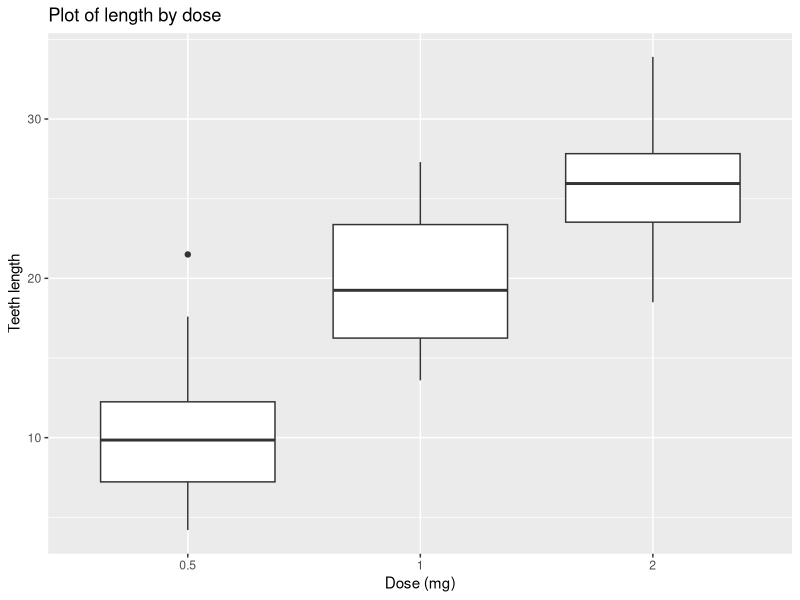
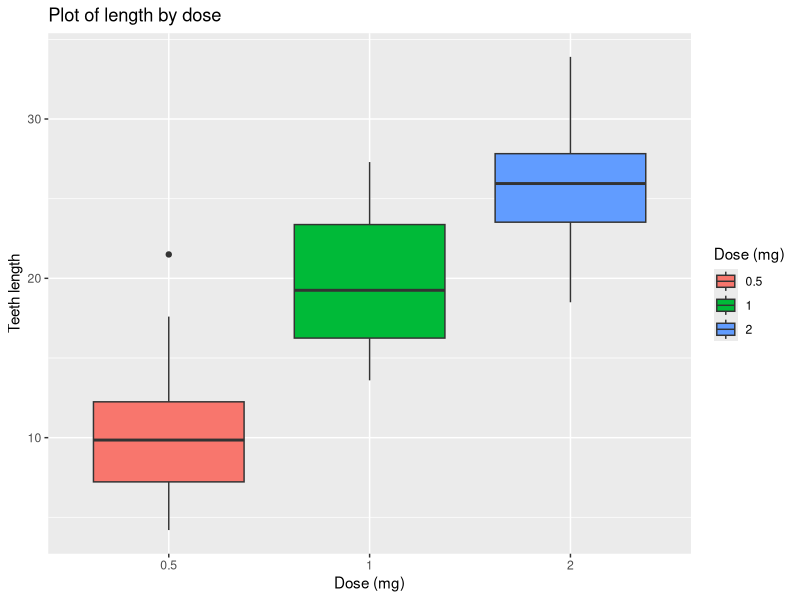
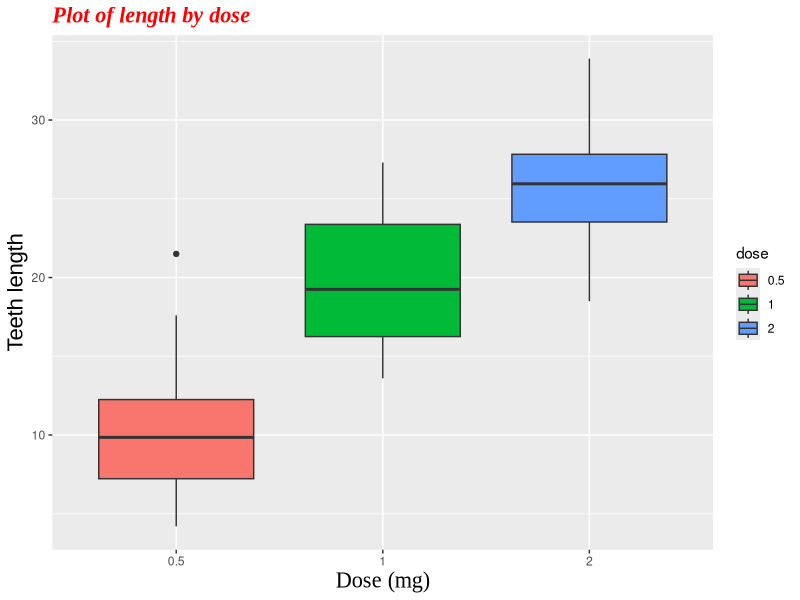
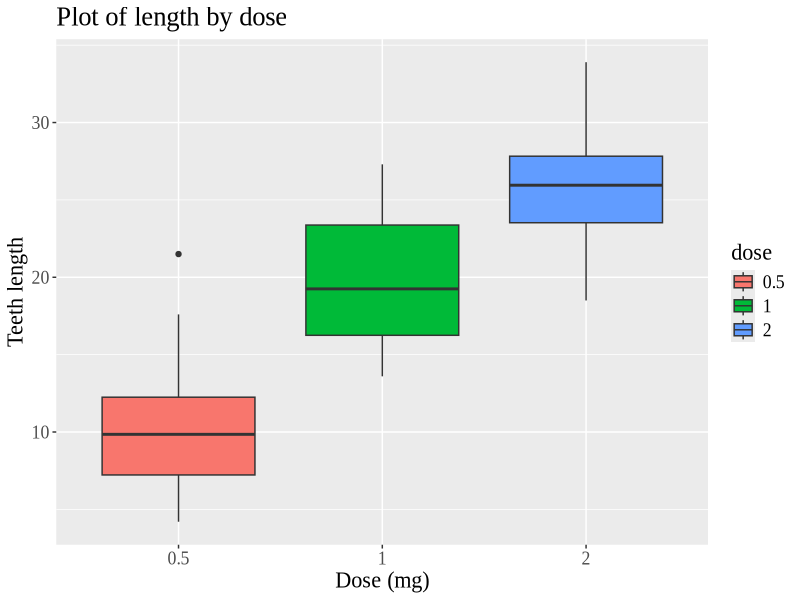
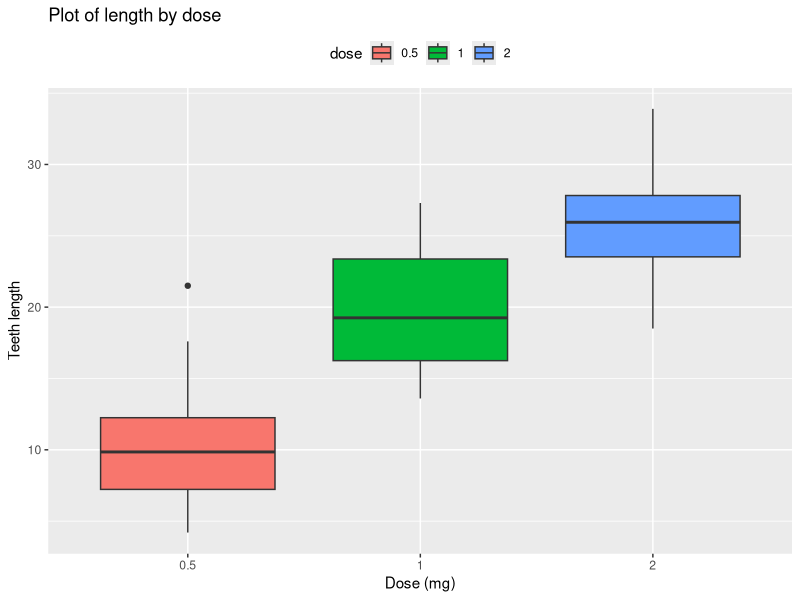
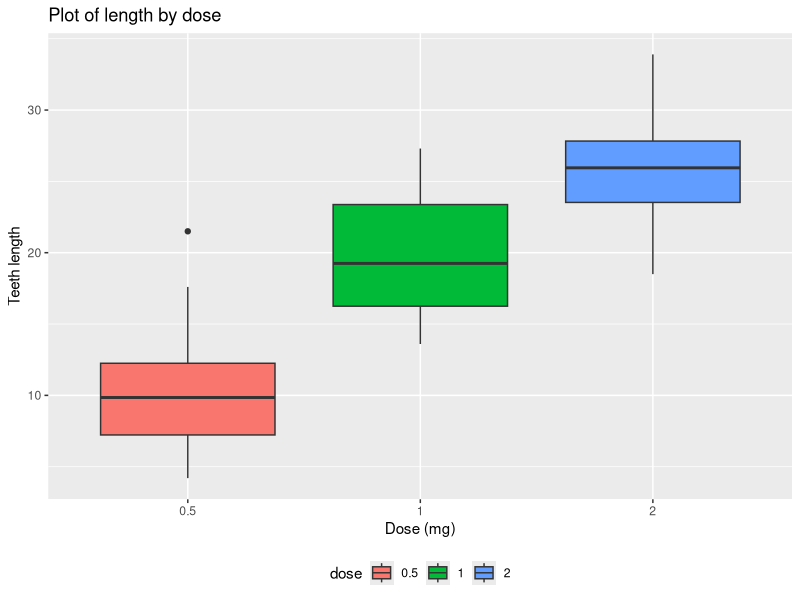
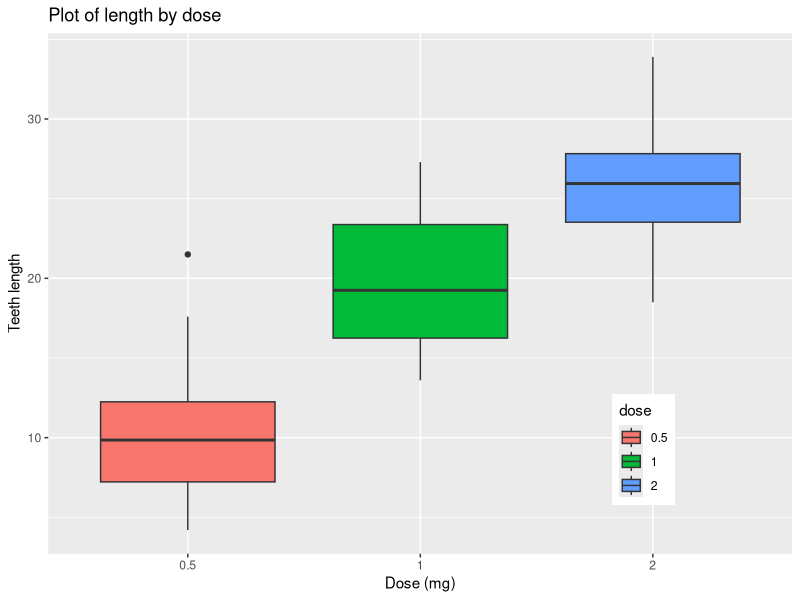
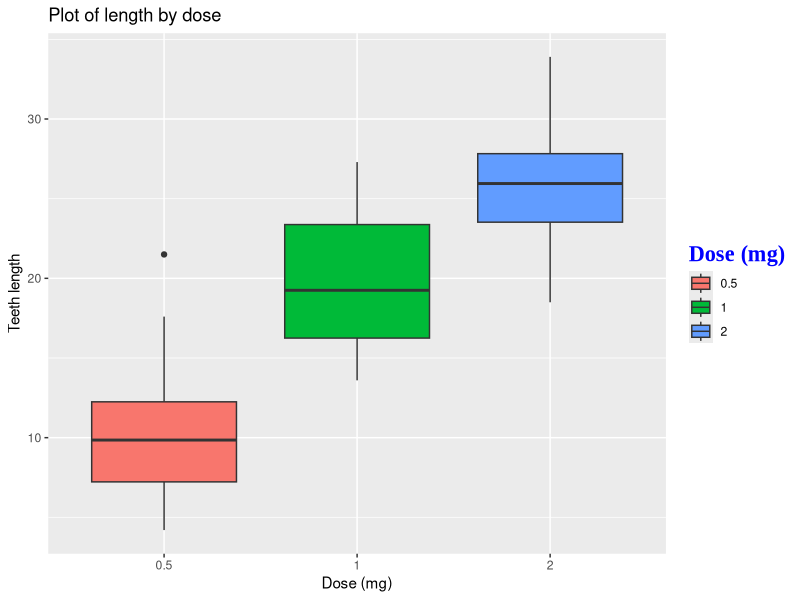

These charts were generated, in order, by the following R code: (Note: this script raises an error after producing the figures.)
## ---- chunk 1
# Main and axis title
library(ggplot2)
ToothGrowth$dose <- as.factor(ToothGrowth$dose)

p<-ggplot(ToothGrowth, aes(x=dose, y=len)) + geom_boxplot()+ ggtitle("Plot of length by dose") + xlab("Dose (mg)") + ylab("Teeth length")

p
## ---- chunk 2
# Change text of legend
p<-ggplot(ToothGrowth, aes(x=dose, y=len, fill=dose)) + geom_boxplot()+ ggtitle("Plot of length by dose") + xlab("Dose (mg)") + ylab("Teeth length") 

p+labs(fill = "Dose (mg)")

## ---- chunk 3
p + theme(plot.title = element_text(family="Times New Roman", face="bold.italic",color="red",size=16), axis.title.x = element_text(family="Times New Roman",size=16), axis.title.y = element_text(family="Arial",size=16))
## ---- chunk 4
# Change text properties for entire plot
p+theme(text=element_text(size=16,  family="Times New Roman"))
## ---- chunk 5
# Change legend position
p + theme(legend.position="top")
## ---- chunk 6
p + theme(legend.position="bottom")
## ---- chunk 7
p + theme(legend.position = c(0.8, 0.2))
## ---- chunk 8
# Chnage legend title
p + theme(legend.title = element_text(family="Times New Roman",colour="blue", size=16, face="bold"))+labs(fill = "Dose (mg)")
## ---- chunk 9
# Change legend text
p + theme(legend.text = element_text(family="Times New Roman",colour="blue", size=16, face="bold"))+labs(fill = "Dose (mg)")
## ---- chunk 10
# Change background color of legend
p + theme(legend.background = element_rect(fill="lightblue", size=0.5,linetype="solid"))
## ---- chunk 11
# Remove only the legend title
p + theme(legend.title = element_blank())
## ---- chunk 12
# Remove the plot legend
p + theme(legend.position='none')
## ---- chunk 13
p <- ggplot(data = mtcars, 
    aes(x=mpg, y=wt, color=cyl, size=qsec, shape=factor(gear)))+
    geom_point()

p
## ---- chunk 14
# Select which dimension to show using legend
p+guides(color = FALSE, size = FALSE)
## ---- chunk 15
ToothGrowth$dose <- as.factor(ToothGrowth$dose)
mtcars$cyl <- as.factor(mtcars$cyl)
## ---- chunk 16
# box plot
ggplot(ToothGrowth, aes(x=dose, y=len)) +
  geom_boxplot( color="blueviolet")

# Use color names from R
## ---- chunk 17
# box plot
ggplot(ToothGrowth, aes(x=dose, y=len)) +
  geom_boxplot(fill="burlywood", color="darkred")
## ---- chunk 18
# box plot
ggplot(ToothGrowth, aes(x=dose, y=len)) +
  geom_boxplot(fill="#dbee40", color="#1d1916")

# Use Hexcolor scheme
## ---- chunk 19
# scatter plot
ggplot(mtcars, aes(x=wt, y=mpg)) + 
  geom_point(color='#3b5998')

## ---- chunk 20
# Box plot
bp<-ggplot(ToothGrowth, aes(x=dose, y=len, fill=dose)) +
  geom_boxplot()
bp
## ---- chunk 21
# Fill group colors manually
bp+ scale_fill_manual(values=c("#999999", "#E69F00", "#56B4E9"))
## ---- chunk 22
sp<-ggplot(mtcars, aes(x=wt, y=mpg, color=factor(cyl)))+geom_point() 

sp + scale_color_manual(values=c("#999999", "#E69F00", "#56B4E9"))

## ---- chunk 23
# Using palette colors from brewer package
library(RColorBrewer)
# Box plot
bp + scale_fill_brewer(palette="Dark2")
## ---- chunk 24
# Using grey scale
# Box plot
bp + scale_fill_grey() 
## ---- chunk 25
# Scatter plot
sp + scale_color_grey() 
## ---- chunk 26
# Using continuous colors
sp2<-ggplot(mtcars, aes(x=wt, y=mpg, color=qsec)) + geom_point()
sp2
## ---- chunk 27
# Sequential color scheme
sp2+scale_color_gradient(low="blue", high="red")
## ---- chunk 28
# Diverging color scheme
mid<-mean(mtcars$qsec)
sp2+scale_color_gradient2(midpoint=mid, low="blue", mid="white",
                     high="red", space ="Lab" )
## ---- chunk 29
# Gradient between n colors
sp3<-ggplot(mtcars, aes(x=wt, y=mpg, color=mpg)) + geom_point()
sp3+scale_color_gradientn(colours = rainbow(5))
## ---- chunk 30
# Providing palette colors to continuous variable
sp3<-ggplot(mtcars, aes(x=wt, y=mpg, color=mpg)) + geom_point()

sp3+ scale_color_brewer(palette="Dark2")
## ---- chunk 31
ToothGrowth$dose <- as.factor(ToothGrowth$dose)
p <- ggplot(ToothGrowth, aes(x=dose, y=len)) + geom_boxplot()
p
## ---- chunk 32
p + theme_gray()
## ---- chunk 33
p + theme_bw()
## ---- chunk 34
p + theme_light()
## ---- chunk 35
p + theme_minimal()
## ---- chunk 36
p + theme_classic()
## ---- chunk 37
p + theme_void()
## ---- chunk 38
p + theme_dark()
## ---- chunk 39
ggplot(ToothGrowth, aes(x=dose, y=len, fill=supp)) +
  geom_boxplot()+scale_fill_manual(values=c("#fe5970", "#c2fe59"))+theme_dark()
## ---- chunk 40
# Custom background colors
# Change the colors of plot panel background to lightblue
# and the color of grid lines to white
p + theme(
  panel.background = element_rect(fill = "lightblue",
                                colour = "lightblue",
                                size = 0.5, linetype = "solid"),
  panel.border = element_rect(colour = "black", fill=NA, size=5),
  
  panel.grid.major = element_line(size = 0.5, linetype = 'solid',
                                colour = "white"), 
  panel.grid.minor = element_line(size = 0.25, linetype = 'solid',
                                colour = "white")
  
  )
## ---- chunk 41
# Remove panel borders and grid lines
p + theme(panel.border = element_blank(),
          panel.grid.major = element_blank(),
          panel.grid.minor = element_blank())
## ---- chunk 42
# Hide panel borders and grid lines
# But change axis line
p + theme(panel.border = element_blank(),
          panel.grid.major = element_blank(),
          panel.grid.minor = element_blank(),
          axis.line = element_line(size = 0.5, linetype = "solid",
                                   colour = "black"))
## ---- chunk 43
# scatter plot
p <- ggplot(ToothGrowth, aes(x=dose, y=len)) + geom_boxplot()
p
## ---- chunk 44
# Change the appearance and the orientation angle
# of axis tick labels
p + theme(axis.text.x = element_text(face="bold", color="#993333", 
                           size=14, angle=45),
          axis.text.y = element_text(face="bold", color="#993333", 
                           size=14, angle=45))
## ---- chunk 45
# Hide x an y axis tick mark labels
p + theme(
  axis.text.x = element_blank(),
  axis.text.y = element_blank())
## ---- chunk 46
# Remove axis ticks and tick mark labels
p + theme(
  axis.text.x = element_blank(),
  axis.text.y = element_blank(),
  axis.ticks = element_blank())
## ---- chunk 47
# Change the line type and color of axis lines
p + theme( axis.line = element_line(colour = "darkblue", 
                      size = 1, linetype = "solid"))
## ---- chunk 48
# Change the order of items
# Change the x axis name
p + scale_x_discrete(name ="Dose (mg)", 
                    limits=c("2","1","0.5"))
## ---- chunk 49
# Change ticks name
p + scale_x_discrete(breaks=c("0.5","1","2"),
        labels=c("Dose 0.5", "Dose 1", "Dose 2"))
## ---- chunk 50
# Choose which items to display
p + scale_x_discrete(limits=c("0.5", "2"))
## ---- chunk 51
# Changing axis with continuous variables
sp<-ggplot(cars, aes(x = speed, y = dist)) + geom_point()
sp
## ---- chunk 52
# Change x and y axis labels, and limits
sp + scale_x_continuous(name="Speed of cars", limits=c(0, 30)) +
  scale_y_continuous(name="Stopping distance", limits=c(0, 150))
## ---- chunk 53
# Set tick marks on y axis
# a tick mark is shown on every 5
p + scale_y_continuous(breaks=seq(0,40,5))
## ---- chunk 54
# Tick marks can be spaced randomly
p + scale_y_continuous(breaks=c(5,7.5, 20, 25))
## ---- chunk 55
# Remove tick mark labels and gridlines
p + scale_y_continuous(breaks=NULL)
## ---- chunk 56
p <- ggplot(mpg, aes(displ, cty)) + geom_point()

# Use vars() to supply variables from the dataset:
p + facet_grid(rows = vars(drv))
## ---- chunk 57
p <- ggplot(mpg, aes(displ, cty)) + geom_point()

# Use vars() to supply variables from the dataset:
p + facet_grid(cols  = vars(drv))
## ---- chunk 58
p + facet_grid(vars(drv), vars(cyl))
## ---- chunk 59
p + facet_grid(. ~ cyl)
## ---- chunk 60
p + facet_grid(cyl~.)
## ---- chunk 61
p + facet_grid(drv ~ cyl)
## ---- chunk 62
mt <- ggplot(mtcars, aes(mpg, wt, colour = factor(cyl))) +
  geom_point()

mt + facet_grid(. ~ cyl, scales = "free")
## ---- chunk 63
mg <- ggplot(mtcars, aes(x = mpg, y = wt)) + geom_point()
mg + facet_grid(carb + am ~ gear)
## ---- chunk 64
p + facet_grid(drv ~ cyl, labeller = label_both)
## ---- chunk 65
p + facet_grid(drv ~ cyl)+theme(strip.background = element_rect(colour="black", fill="white", size=1.5, linetype="solid"))
## ---- chunk 66
ggplot(mpg, aes(displ, cty)) + geom_point(color="#ffd23d") + facet_grid(drv ~ cyl)+theme_dark(base_size = 18)
## ---- chunk 67
ggplot(mpg, aes(displ, cty)) + geom_point(color="#2f6276") + facet_grid(drv ~ cyl)+theme_bw(base_size = 18)
## ---- chunk 68
ggplot(mpg, aes(displ, cty)) + geom_point(color="#008f95") + facet_grid(drv ~ cyl)+theme_minimal(base_size = 18)
## ---- chunk 69
ggplot(mpg, aes(displ, cty)) + geom_point(color="#2f6276") + facet_grid(drv ~ cyl)+theme_classic()
## ---- chunk 70
ggplot(mpg, aes(displ, cty)) + geom_point(color="#2f6276") + facet_grid(drv ~ cyl)+theme_bw(base_size = 18)
ggsave("output.png", device="png")
